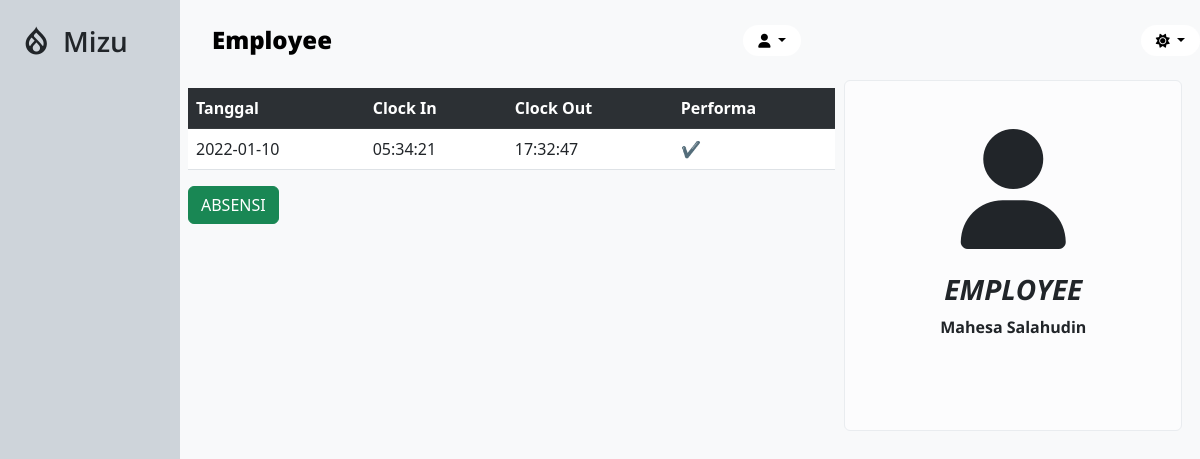
/dashboard/index-employee.php (signed in), run on the app's committed database.
### tables this page shows
CREATE TABLE `absensi` (
  `id` int(11) NOT NULL,
  `user_id` int(8) NOT NULL,
  `tgl` varchar(255) DEFAULT NULL,
  `jam_masuk` varchar(255) DEFAULT NULL,
  `jam_keluar` varchar(255) DEFAULT NULL
);

### dashboard/index-employee.php (the view, shortened to what this page needs)
<?php
$nama_lengkap = $_SESSION["nama_lengkap"];
$role = $_SESSION["role"];
include("../connection.php");
?>
<!DOCTYPE html>
<html lang="en" data-bs-theme="light">
<head>
    <link rel="stylesheet" href="dashboard-style.css">
    <link href="https://cdn.jsdelivr.net/npm/bootstrap@5.3.0-alpha1/dist/css/bootstrap.min.css" rel="stylesheet">
</head>
<body>
    <div class="container-employee w-100 h-100" style="box-sizing:border-box;">
        <div class="side-navbar" style="background-color: var(--bs-dark-bg-subtle);">
            <nav>
                <ul>
                    <li class="mb-4 d-flex "><a href="#" class="brand"><i class="fa-brands fa-drupal"></i>&nbsp; Mizu</a></li>
                </ul>
            </nav>
        </div>
        <div class="wrapper-admin" style="background-color:var(--bs-tertiary-bg)">
            <div class="navbar-admin">
                <nav>
                    <ul>
                        <li class="h-100 align-items-center">
                            <a href="#" class="title-admin" style="color:var(--bs-emphasis-color)">Employee</a>
                        </li>
                    </ul>
                    <div class="dropdown">
                        <button class="user-btn btn btn-sm dropdown-toggle" style="color: var(--bs-emphasis-color);
    background-color:var(--bs-body-bg) ;" type="button" data-bs-toggle="dropdown" aria-expanded="false">
                            <i class="fa-solid fa-user"></i>
                        </button>
                    </div>
                    <div class="dropdown" style="margin-left:340px ;">
                        <button class="user-btn btn btn-sm dropdown-toggle" style="color: var(--bs-emphasis-color);
    background-color:var(--bs-body-bg) ;" type="button" data-bs-toggle="dropdown" aria-expanded="false">
                            <i class="fa-solid fa-sun theme-icon-active" data-theme-icon-active="fa-sun"></i>
                        </button>
                    </div>
                </nav>
            </div>
            <div class="item-admin d-flex ">
                <div class="item-admin-start" style="width: 65%; height:585px">
                    <table class="table table-striped ms-2 me-2 mt-2" style="width:98%">
                        <tr class="tr-header table-dark">
                            <th>Tanggal</th>
                            <th>Clock In</th>
                            <th>Clock Out</th>
                            <th>Performa</th>
                        </tr>
                        <?php
                        $tgl = date("Y-m-d");
                        $user_id = $_SESSION["user_id"];
                        $sql = "SELECT * FROM absensi WHERE user_id = '$user_id' ";
                        $result = $db->query($sql);
                        while ($data = $result->fetch_assoc()) {
                            echo "<tr>";
                            echo "<td>" . $data['tgl'] . "</td>";
                            echo "<td>" . $data['jam_masuk'] . "</td>";
                            if (empty($data["jam_keluar"]) && !empty($data["jam_masuk"]) && $data["tgl"] == $tgl) {
                                echo "<td>
            <form action='' method ='POST'>
            <button class='btn btn-danger' name ='clockout' type='submit'>Keluar</button>
            </form>
            </td>";
                            } else {
                                echo "<td>" . $data['jam_keluar'] . "</td>";
                            };
                            if (!empty($data["jam_keluar"]) && !empty($data["jam_masuk"])) {
                                echo "<td>✔</td>";
                            } else {
                                echo "<td>❌</td>";
                            }
                            echo "</tr>";
                        };
                        ?>
                    </table>
                    <form action="action.php" method="POST">
                        <button class="btn btn-success ms-2" name="absen" type="submit">ABSENSI</button>
                    </form>
                </div>
                <div class="item-admin-end d-flex flex-column ms-1" style="width: 35%;  font-family: 'Open Sans', sans-serif;">
                    <div class="admin-profile p-5 d-flex flex-column align-items-center  rounded-2" style="width:95%; height:60%;color: var(--bs-light-text);background-color:var(--bs-light-bg-subtle);border:1px solid var(--bs-light-border-subtle)">
                        <div class="icon">
                            <h1><i class="fa-solid fa-user fa-3x"></i></h1>
                        </div>
                        <h3 class="role fw-bold text-uppercase mt-3 fst-italic">
                            <?= $role ?>
                        </h3>
                        <p class="nama fw-bold">
                            <?= $nama_lengkap ?>
                        </p>
                    </div>
                </div>
            </div>
        </div>
    </div>
</body>
</html>

### dashboard/dashboard-style.css (style rules this page uses)
*, html, body { padding: 0; margin: 0; box-sizing: border-box; }
.side-navbar { position: fixed; height: 100vh; width: 15%; }
.side-navbar nav { margin-top: 18px; }
.side-navbar ul { padding-left: 1.5rem; }
.side-navbar ul li { list-style-type: none; height: 50px; display: flex; align-items: center; }
.brand { font-family: "Open sans", sans-serif; font-size: 28px; font-weight: 600; margin-bottom: 5px; }
.side-navbar ul li a { display: flex; align-items: center; width: 100%; height: 100%; cursor: pointer; text-decoration: none; color: var(--bs-dark-text); transition: all .2s ease-in; }
.wrapper-admin { margin-left: 15%; width: 85%; height: 100vh; }
.navbar-admin { width: 100%; height: 80px; display: flex; align-items: center; }
.navbar-admin nav { width: 100%; display: flex; align-items: center; }
.navbar-admin nav ul { list-style-type: none; text-decoration: none; width: 59%; margin-bottom: 0; }
.navbar-admin nav ul li a { text-decoration: none; color: black; font-size: 24px; font-family: "Open Sans", "sans-serif"; }
.title-admin { font-weight: 800; }
.user-btn { border: none !important; padding: 5px 15px !important; border-radius: 30px !important ; font-weight: 600 !important; }

### data on the page
absensi: tgl "2022-01-10", jam_masuk "05:34:21", jam_keluar "17:32:47"

### other printed values
$role "EMPLOYEE"
$nama_lengkap "Mahesa Salahudin"
